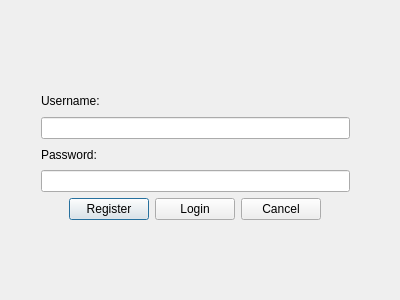
<?xml version="1.0" encoding="UTF-8"?>
<ui version="4.0">
 <class>TCSTClass</class>
 <widget class="QDialog" name="TCSTClass">
  <property name="geometry">
   <rect>
    <x>0</x>
    <y>0</y>
    <width>400</width>
    <height>300</height>
   </rect>
  </property>
  <property name="windowTitle">
   <string>TCST</string>
  </property>
  <widget class="QWidget" name="">
   <property name="geometry">
    <rect>
     <x>30</x>
     <y>80</y>
     <width>331</width>
     <height>151</height>
    </rect>
   </property>
   <layout class="QGridLayout" name="gridLayout">
    <item row="0" column="0">
     <layout class="QVBoxLayout" name="verticalLayout">
      <item>
       <widget class="QLabel" name="userLabel">
        <property name="text">
         <string>Username:</string>
        </property>
       </widget>
      </item>
      <item>
       <widget class="QLineEdit" name="userLineEdit"/>
      </item>
      <item>
       <widget class="QLabel" name="passLabel">
        <property name="text">
         <string>Password:</string>
        </property>
       </widget>
      </item>
      <item>
       <widget class="QLineEdit" name="passLineEdit"/>
      </item>
     </layout>
    </item>
    <item row="1" column="0">
     <layout class="QHBoxLayout" name="horizontalLayout">
      <item>
       <spacer name="horizontalSpacer">
        <property name="orientation">
         <enum>Qt::Horizontal</enum>
        </property>
        <property name="sizeHint" stdset="0">
         <size>
          <width>40</width>
          <height>20</height>
         </size>
        </property>
       </spacer>
      </item>
      <item>
       <widget class="QPushButton" name="registerButton">
        <property name="text">
         <string>Register</string>
        </property>
       </widget>
      </item>
      <item>
       <widget class="QPushButton" name="loginButton">
        <property name="text">
         <string>Login</string>
        </property>
       </widget>
      </item>
      <item>
       <widget class="QPushButton" name="cancelButton">
        <property name="text">
         <string>Cancel</string>
        </property>
       </widget>
      </item>
      <item>
       <spacer name="horizontalSpacer_2">
        <property name="orientation">
         <enum>Qt::Horizontal</enum>
        </property>
        <property name="sizeHint" stdset="0">
         <size>
          <width>40</width>
          <height>20</height>
         </size>
        </property>
       </spacer>
      </item>
     </layout>
    </item>
   </layout>
  </widget>
 </widget>
 <layoutdefault spacing="6" margin="11"/>
 <resources/>
 <connections/>
</ui>
